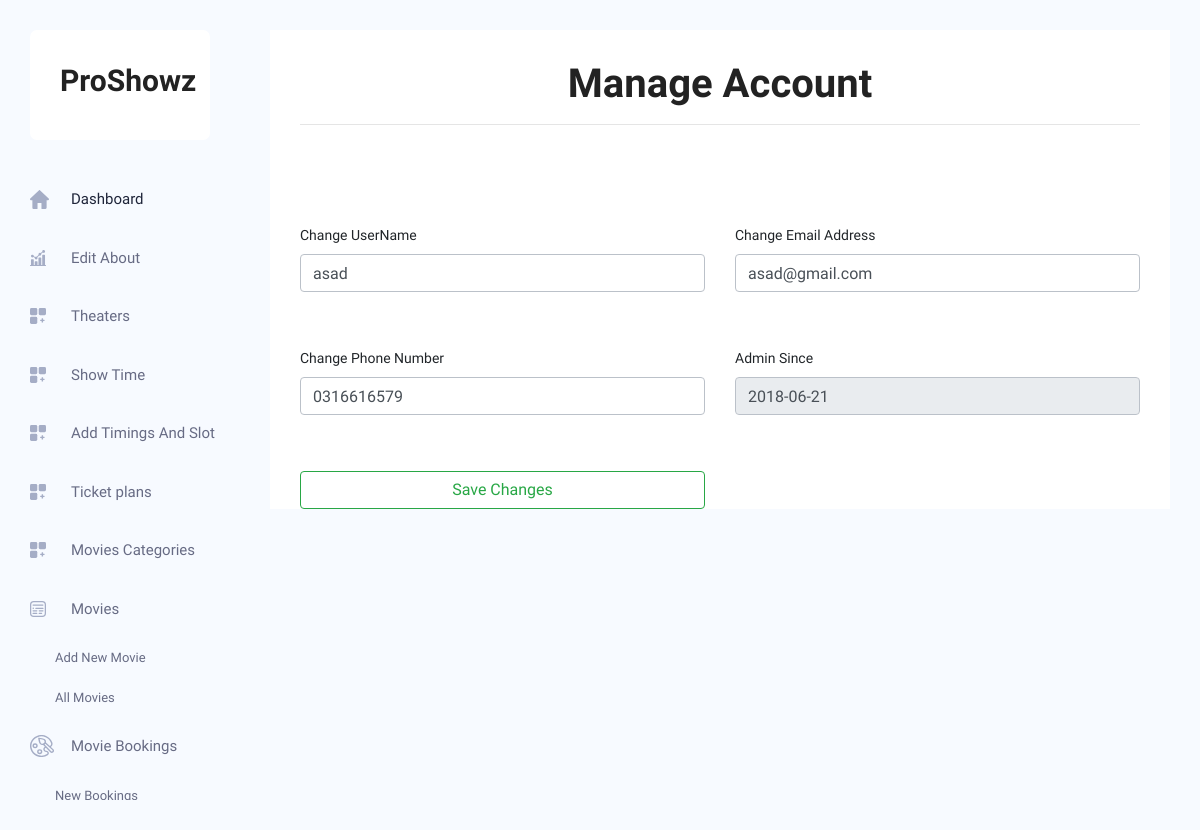
Page /admin/account.php (signed in) on the committed database.
### tables this page shows
CREATE TABLE `users` (
  `user_id` int(11) NOT NULL,
  `username` varchar(50) NOT NULL,
  `email` varchar(50) NOT NULL,
  `phone` varchar(50) NOT NULL,
  `password` varchar(50) NOT NULL,
  `c_password` varchar(50) NOT NULL,
  `role` int(11) NOT NULL,
  `user_image` varchar(50) NOT NULL,
  `member_since` date NOT NULL,
  `status` varchar(50) NOT NULL
);

### admin/account.php (the view, shortened to what this page needs)
<?php
include 'connection.php';
include 'header.php';
if ($_SESSION["id"] == null) {
	header('location:../user/login.php');
}
else{
$user_id = $_SESSION["id"] ;
}
$sql="SELECT * FROM `users` WHERE `user_id` = $user_id";
$result=mysqli_query($conn,$sql);
$row=mysqli_fetch_array($result);
?>
<body class="crm_body_bg">
<section class="main_content dashboard_part">
        <div class="main_content_iner ">
            <div class="container plr_30 body_white_bg pt_30">
            <div>
            <h1 class="text-center" style="font-size:40px;">Manage Account</h1>
            <hr>
        </div>
<form method="post" enctype="multipart/form-data" style="margin-top:100px;">
    <div class="row" style="margin-top:40px;">
<div class="col-sm-6">
<label for="">Change UserName</label>
<input type="text" name="username" value="<?php echo $row[1]; ?>" class="form-group form-control">
</div>
<div class="col-sm-6">
<label for="">Change Email Address</label>
<input type="text" name="email"  value="<?php echo $row[2]; ?>" class="form-group form-control">
</div>
</div>
<div class="row" style="margin-top:40px;">
<div class="col-sm-6">
    <label for="">Change Phone Number</label>
<input type="text" name="phone" value="<?php echo $row[3]; ?>" class="form-group form-control" >
</div>
<div class="col-sm-6">
 <label for="">Admin Since</label>
<input type="text" name="phone" value="<?php echo $row[8]; ?>" class="form-group form-control" disabled>
</div>
</div>
<div class="row" style="margin-top:40px;">
<div class="col-sm-6">
	<input type="submit" value="Save Changes" class="btn btn-outline-success col-sm-12" name="update" >
</div>
</div>
</form>

### rows in the picture
users: username "asad", email "asad@gmail.com", phone "0316616579", phone "2018-06-21"
